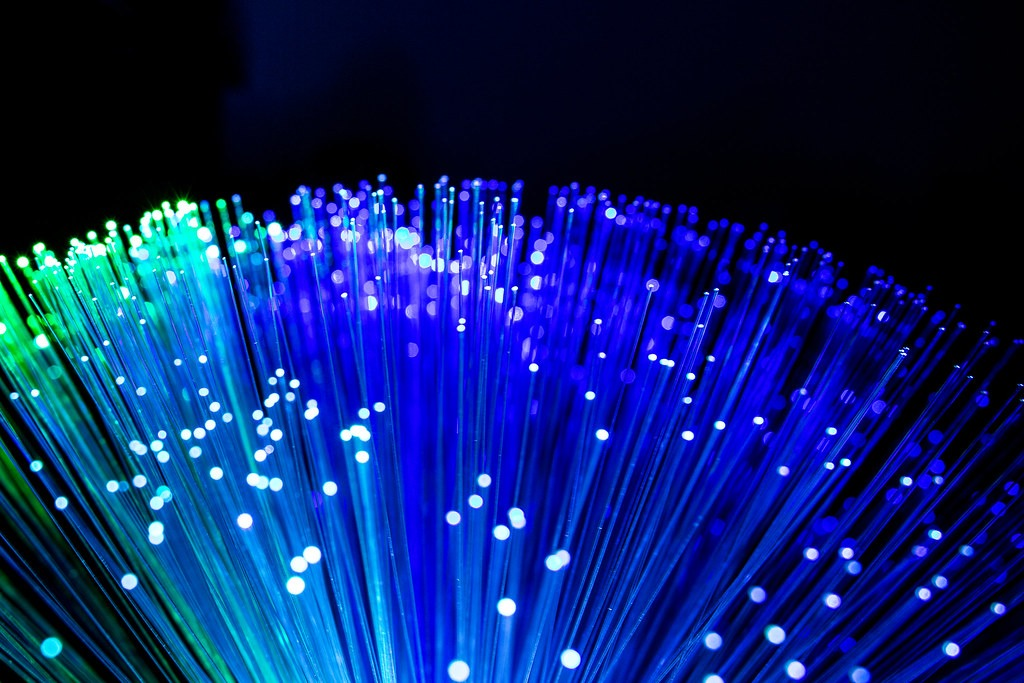
#> input picture media/cinema_02b4ffc289/photo_02.jpg, 1024 x 683 px
$ python -i advanced_filters.py   (imports and definitions only)
#> lines starting #> are read from the running program, lines starting #| are printed output that depends on the picture
"""Zyphere in-house advanced image filters (Pillow + maths only).

NO external image API, NO network, NO dependencies beyond Pillow.
Every routine is deterministic for a given integer ``seed``.

Passes
  1. multi-scale local contrast  - Gaussian difference / unsharp at 3 scales
  2. edge-aware smoothing        - median blur blended through an edge mask
  3. colour harmony              - subtle temperature/tint from the palette
  4. procedural texture          - flow-field lines + recursive fractal circles
  5. sharpness metric            - Laplacian variance proxy (before / after)

The module is intentionally self-contained so own_image_lab.py can compose the
passes without disturbing its original twelve engineer modules.
"""
import math
import random

from PIL import Image, ImageChops, ImageDraw, ImageFilter, ImageStat

PASSES = (
    "13 edge-aware smoothing",
    "14 colour harmony",
    "15 flow-field + fractal texture",
    "16 multi-scale local contrast",
    "17 sharpness metric",
)

# signed Laplacian, biased to 128 so the response stays inside L-mode range
_LAPLACIAN = ImageFilter.Kernel(
    (3, 3), (0, 1, 0, 1, -4, 1, 0, 1, 0), scale=1, offset=128
)


def _clamp(v, lo=0, hi=255):
    return max(lo, min(hi, v))


def sharpness_metric(img):
    """Laplacian variance proxy: higher means more local high-frequency detail."""
    gray = img.convert("L").filter(ImageFilter.GaussianBlur(0.6))
    response = gray.filter(_LAPLACIAN)
    # Pillow kernels treat outside pixels as zero; drop that border ring so a
    # perfectly flat image scores ~0 instead of inheriting border artifacts.
    margin = 3
    if response.width > 2 * margin and response.height > 2 * margin:
        response = response.crop((margin, margin,
                                  response.width - margin, response.height - margin))
    return round(float(ImageStat.Stat(response).var[0]), 3)


def multiscale_local_contrast(img, seed=0, strength=0.55):
    """Unsharp masking at fine/medium/broad scales (Gaussian-blur difference)."""
    rnd = random.Random(seed)
    out = img.convert("RGB")
    jitter = rnd.uniform(0.92, 1.08)
    for radius, weight in ((1.2, 0.50), (4.0, 0.32), (11.0, 0.18)):
        blurred = out.filter(ImageFilter.GaussianBlur(radius))
        # 128 + (out - blurred): a signed detail layer without clipping losses
        detail = ImageChops.subtract(out, blurred, offset=128)
        sharpened = ImageChops.add(out, detail, offset=-128)
        amount = min(0.9, max(0.0, strength * weight * jitter))
        out = Image.blend(out, sharpened, amount)
    return out


def edge_aware_smooth(img, seed=0, strength=0.30):
    """Bilateral-like approximation: median smoothing only away from edges."""
    rnd = random.Random(seed)
    img = img.convert("RGB")
    ksize = 3 if rnd.random() < 0.75 else 5
    smoothed = img.filter(ImageFilter.MedianFilter(ksize))

    edges = img.convert("L").filter(ImageFilter.FIND_EDGES)
    # flat areas -> 255 (take smoothed), strong edges -> 0 (keep original)
    mask = edges.point(lambda v: _clamp(255 - v * 4))
    mask = mask.filter(ImageFilter.GaussianBlur(1))
    selective = Image.composite(smoothed, img, mask)
    return Image.blend(img, selective, max(0.0, min(1.0, strength)))


def colour_harmony(img, palette=None, seed=0, strength=1.0):
    """Nudge white balance/tint toward the palette accent (subtle, deterministic)."""
    rnd = random.Random(seed)
    img = img.convert("RGB")
    if palette and palette.get("accent"):
        accent = tuple(int(c) for c in palette["accent"][0])
    else:
        accent = tuple(int(c) for c in ImageStat.Stat(img).mean)

    warmth = _clamp((accent[0] - accent[2]) / 255.0, -1.0, 1.0)
    tint = _clamp((accent[1] - (accent[0] + accent[2]) / 2.0) / 128.0, -1.0, 1.0)
    mag = rnd.uniform(0.65, 1.0) * strength
    shifts = (
        int(round(5.0 * warmth * mag)),
        int(round(3.0 * tint * mag)),
        int(round(-5.0 * warmth * mag)),
    )

    channels = []
    for channel, shift in zip(img.split(), shifts):
        channels.append(channel.point([_clamp(i + shift) for i in range(256)]))
    return Image.merge("RGB", channels)


def procedural_texture(img, seed=0, palette=None, density=1.0):
    """Deterministic flow-field strokes + recursive fractal-like circles."""
    rnd = random.Random(seed)
    img = img.convert("RGB")
    w, h = img.size
    scale = max(1, min(w, h))
    layer = Image.new("RGBA", (w, h), (0, 0, 0, 0))
    draw = ImageDraw.Draw(layer)

    if palette and palette.get("accent"):
        base = tuple(int(c) for c in palette["accent"][0])
        second = tuple(int(c) for c in palette["accent"][-1])
    else:
        mean = ImageStat.Stat(img).mean
        base = (_clamp(int(mean[0]) + 70), _clamp(int(mean[1]) + 70),
                _clamp(int(mean[2]) + 70))
        second = base

    # --- flow-field lines -------------------------------------------------
    n_lines = max(18, int(w * h / 14000 * density))
    for _ in range(n_lines):
        x, y = rnd.uniform(0, w), rnd.uniform(0, h)
        phase = rnd.uniform(0, 2 * math.pi)
        alpha = rnd.randrange(12, 30)
        pts = []
        for _ in range(rnd.randrange(7, 16)):
            pts.append((x, y))
            angle = (math.sin(y / scale * 4.0 + phase)
                     + math.cos(x / scale * 3.0 - phase) + phase * 0.15)
            step = scale * rnd.uniform(0.006, 0.014)
            x += step * math.cos(angle)
            y += step * math.sin(angle)
            if x < 0 or x >= w or y < 0 or y >= h:
                break
        if len(pts) > 1:
            draw.line(pts, fill=(*base, alpha), width=1)

    # --- fractal-like circles ---------------------------------------------
    def circles(cx, cy, radius, depth):
        if depth <= 0 or radius < 2.0:
            return
        draw.ellipse((cx - radius, cy - radius, cx + radius, cy + radius),
                     outline=(*second, rnd.randrange(10, 22)), width=1)
        for _ in range(3):
            a = rnd.uniform(0, 2 * math.pi)
            dist = radius * rnd.uniform(0.55, 0.90)
            circles(cx + dist * math.cos(a), cy + dist * math.sin(a),
                    radius * rnd.uniform(0.25, 0.45), depth - 1)

    n_clusters = max(3, int(6 * density))
    for _ in range(n_clusters):
        circles(rnd.uniform(0, w), rnd.uniform(0, h),
                scale * rnd.uniform(0.03, 0.08), 3)

    return Image.alpha_composite(img.convert("RGBA"), layer).convert("RGB")


def apply_pipeline(img, seed=0, palette=None):
    """Run every pass in an art-directed order; return image + before/after metrics."""
    before = sharpness_metric(img)
    out = edge_aware_smooth(img, seed=seed, strength=0.30)
    out = colour_harmony(out, palette=palette, seed=seed)
    out = procedural_texture(out, seed=seed, palette=palette)
    out = multiscale_local_contrast(out, seed=seed, strength=0.55)
    after = sharpness_metric(out)
    return out, {"before": before, "after": after,
                 "delta": round(after - before, 3), "passes": list(PASSES)}

>>> from PIL import Image
>>> picture = Image.open('media/cinema_02b4ffc289/photo_02.jpg')
#> picture is the input picture: PIL image 1024x683 RGB; mean R, G, B 10.8, 36, 110.7
>>> result = apply_pipeline(picture)
#> in sharpness_metric, `gray = img.convert("L").filter(ImageFilter.GaussianBlur(0.6))`:
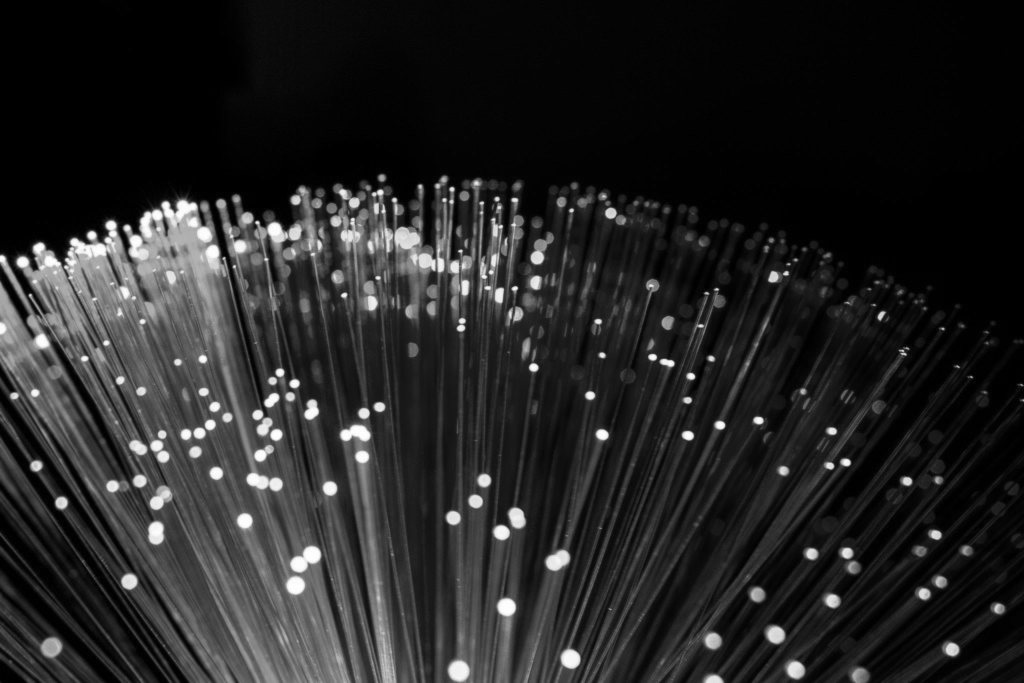
#> gray: PIL image 1024x683 L; min 0, max 255, mean 36.9
#> in sharpness_metric, `response = response.crop((margin, margin, response.width - margin, res..`:
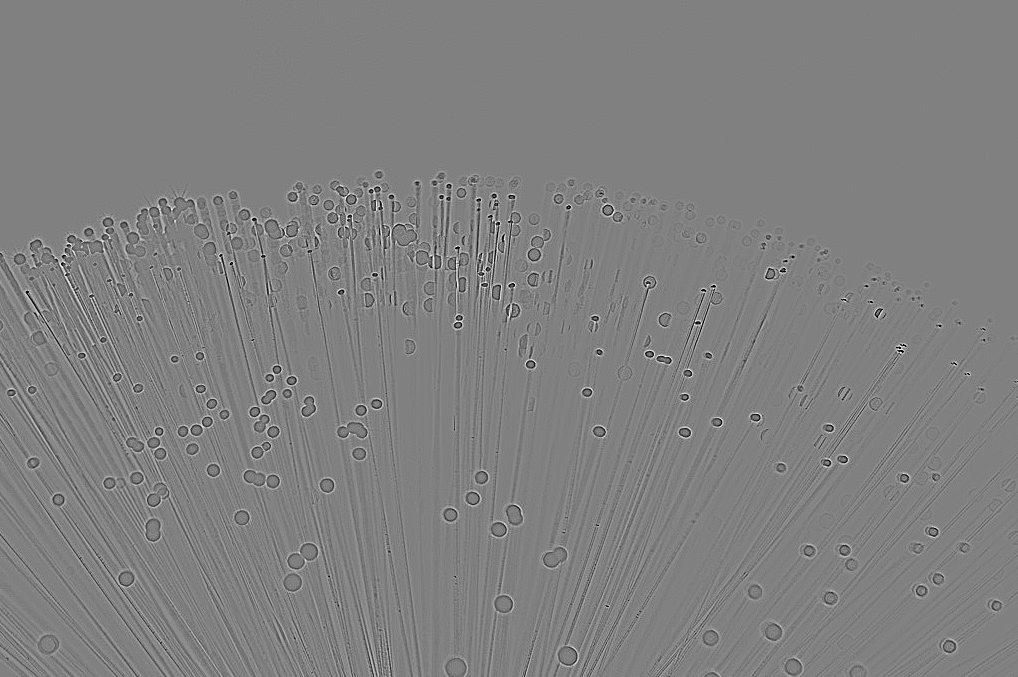
#> response: PIL image 1018x677 L; min 0, max 255, mean 128
#> in apply_pipeline, `before = sharpness_metric(img)`: before = 167.4
#> in edge_aware_smooth, `edges = img.convert("L").filter(ImageFilter.FIND_EDGES)`:
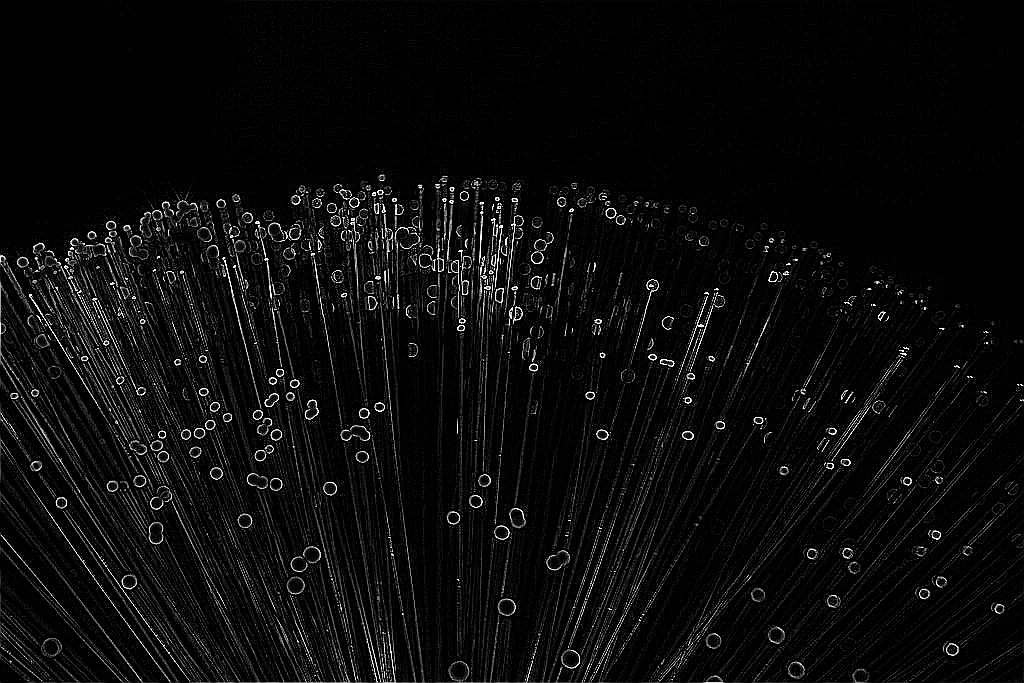
#> edges: PIL image 1024x683 L; min 0, max 255, mean 11.3
#> in edge_aware_smooth, `mask = edges.point(lambda v: _clamp(255 - v * 4))`:
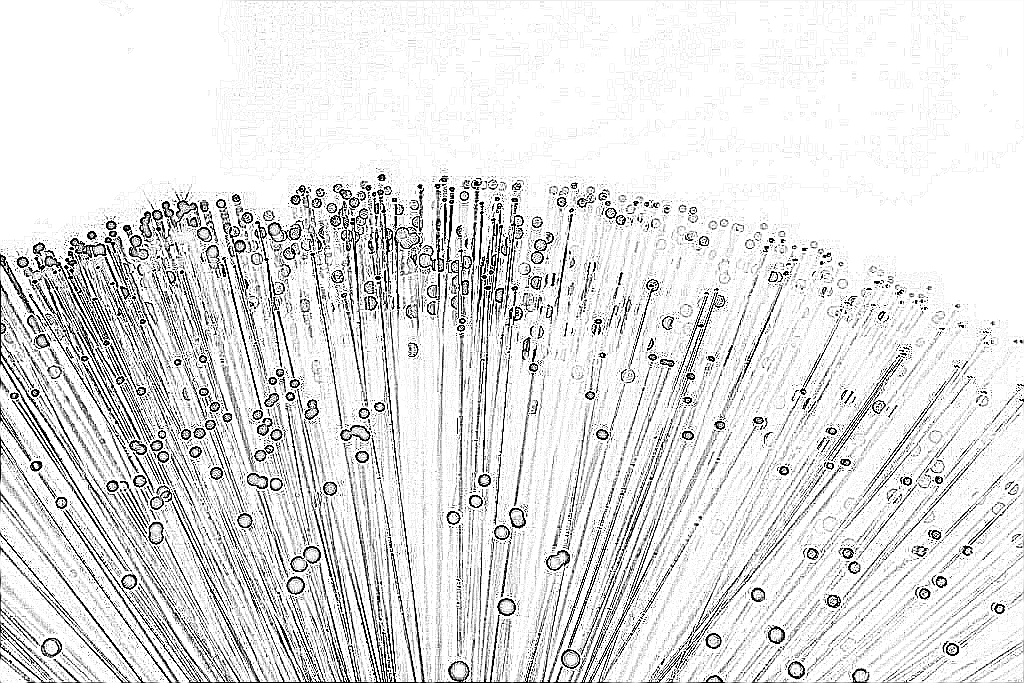
#> mask: PIL image 1024x683 L; min 0, max 255, mean 224.4
#> in edge_aware_smooth, `mask = mask.filter(ImageFilter.GaussianBlur(1))`:
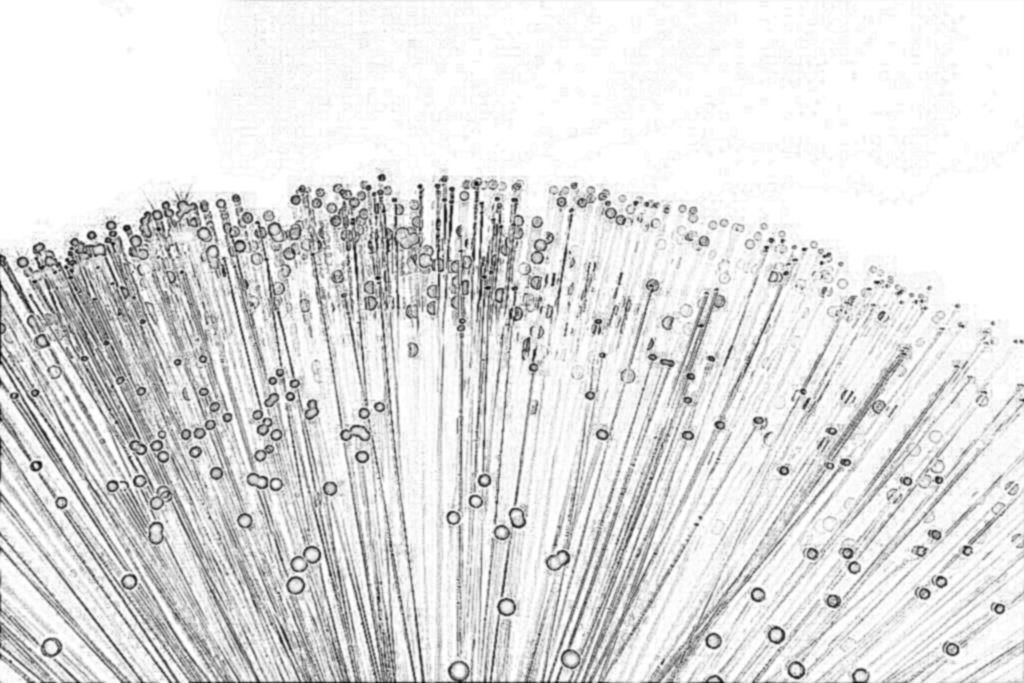
#> mask: PIL image 1024x683 L; min 13, max 255, mean 224
#> in colour_harmony, `accent = tuple(int(c) for c in ImageStat.Stat(img).mean)`: accent = (10, 35, 110)
#> in colour_harmony, `warmth = _clamp((accent[0] - accent[2]) / 255.0, -1.0, 1.0)`: warmth = -0.392
#> in colour_harmony, `tint = _clamp((accent[1] - (accent[0] + accent[2]) / 2.0) / 128.0, -1...`: tint = -0.195
#> in colour_harmony, `shifts = ( int(round(5.0 * warmth * mag)), int(round(3.0 * tint * mag)..`: shifts = (-2, -1, 2)
#> the loop in colour_harmony, `for channel, shift in zip(img.split(), shifts):` made 3 passes
#> shift on passes 1 to 3: -2, -1, 2
#> after the loop in colour_harmony, `for channel, shift in zip(img.split(), shifts):`: channels = 3 items
#> in procedural_texture, `layer = Image.new("RGBA", (w, h), (0, 0, 0, 0))`: layer: PIL image 1024x683 RGBA; every value is 0
#> in procedural_texture, `mean = ImageStat.Stat(img).mean`: mean = [9.43, 34.98, 112.5]
#> in procedural_texture, `base = (_clamp(int(mean[0]) + 70), _clamp(int(mean[1]) + 70), _clamp(i..`: base = (79, 104, 182)
#> the loop in multiscale_local_contrast, `for radius, weight in ((1.2, 0.50), (4.0, 0.32), (11.0, 0.18)):` made 3 passes
#> pass 1, in multiscale_local_contrast, `detail = ImageChops.subtract(out, blurred, offset=128)`:
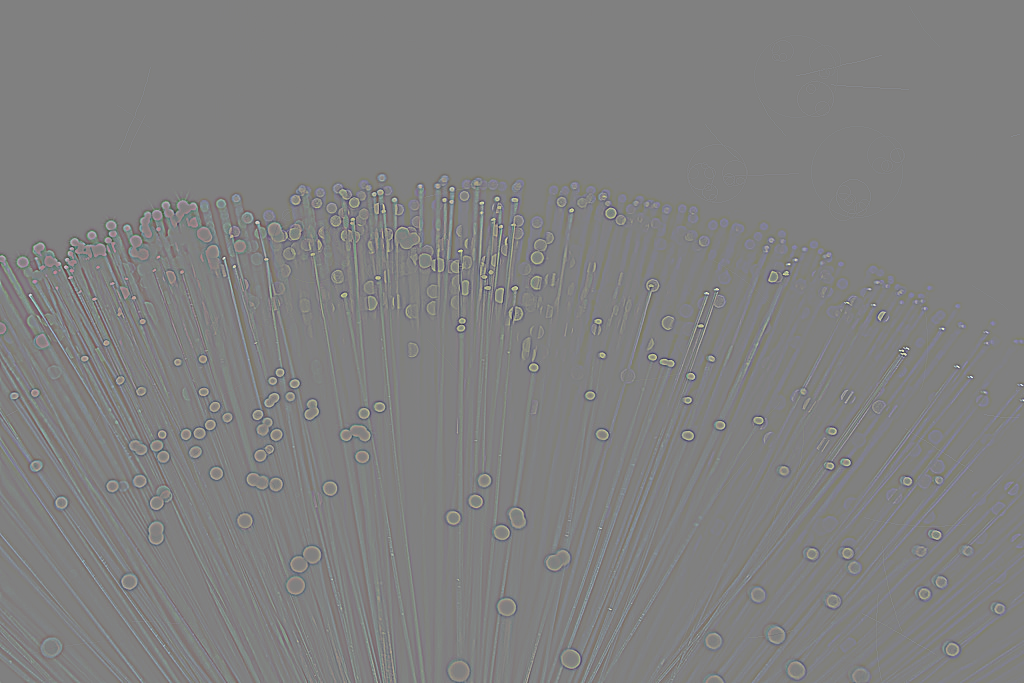
#> detail: PIL image 1024x683 RGB; mean R, G, B 128.1, 128, 128
#> in apply_pipeline, `after = sharpness_metric(out)`: after = 244.2
